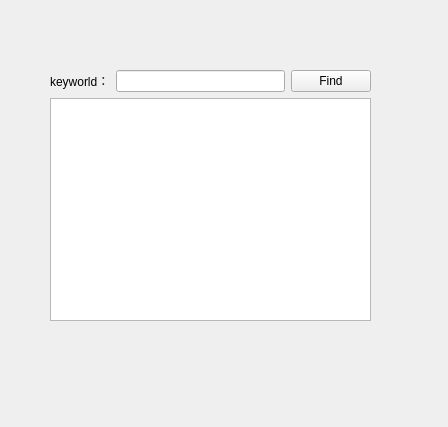
<?xml version="1.0" encoding="UTF-8"?>
<ui version="4.0">
 <class>TextFinder</class>
 <widget class="QWidget" name="TextFinder">
  <property name="geometry">
   <rect>
    <x>0</x>
    <y>0</y>
    <width>448</width>
    <height>427</height>
   </rect>
  </property>
  <property name="windowTitle">
   <string>TextFinder</string>
  </property>
  <widget class="QWidget" name="verticalLayoutWidget">
   <property name="geometry">
    <rect>
     <x>50</x>
     <y>70</y>
     <width>321</width>
     <height>251</height>
    </rect>
   </property>
   <layout class="QVBoxLayout" name="verticalLayout_2">
    <item>
     <layout class="QHBoxLayout" name="horizontalLayout">
      <item>
       <widget class="QLabel" name="label">
        <property name="text">
         <string>keyworld：</string>
        </property>
       </widget>
      </item>
      <item>
       <widget class="QLineEdit" name="lineEdit"/>
      </item>
      <item>
       <widget class="QPushButton" name="findButton">
        <property name="text">
         <string>Find</string>
        </property>
       </widget>
      </item>
     </layout>
    </item>
    <item>
     <widget class="QTextEdit" name="textEdit"/>
    </item>
   </layout>
  </widget>
 </widget>
 <resources/>
 <connections/>
</ui>
